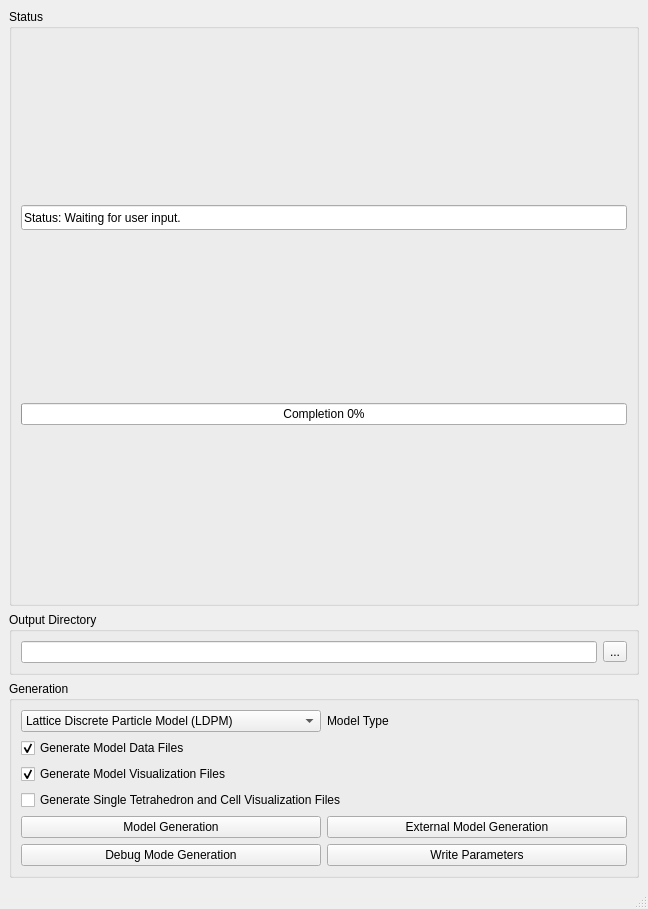
<?xml version="1.0" encoding="UTF-8"?>
<ui version="4.0">
 <class>MainWindow</class>
 <widget class="QMainWindow" name="MainWindow">
  <property name="geometry">
   <rect>
    <x>0</x>
    <y>0</y>
    <width>648</width>
    <height>909</height>
   </rect>
  </property>
  <property name="sizePolicy">
   <sizepolicy hsizetype="Expanding" vsizetype="Minimum">
    <horstretch>0</horstretch>
    <verstretch>0</verstretch>
   </sizepolicy>
  </property>
  <property name="minimumSize">
   <size>
    <width>0</width>
    <height>0</height>
   </size>
  </property>
  <property name="windowTitle">
   <string>MainWindow</string>
  </property>
  <widget class="QWidget" name="centralwidget">
   <property name="sizePolicy">
    <sizepolicy hsizetype="Expanding" vsizetype="MinimumExpanding">
     <horstretch>0</horstretch>
     <verstretch>0</verstretch>
    </sizepolicy>
   </property>
   <property name="minimumSize">
    <size>
     <width>0</width>
     <height>0</height>
    </size>
   </property>
   <layout class="QGridLayout" name="gridLayout_5">
    <item row="1" column="0">
     <widget class="QGroupBox" name="groupBox_2">
      <property name="title">
       <string>Output Directory</string>
      </property>
      <layout class="QGridLayout" name="gridLayout_2">
       <item row="0" column="0">
        <layout class="QHBoxLayout" name="horizontalLayout_2">
         <item>
          <widget class="QLineEdit" name="outputDir">
           <property name="enabled">
            <bool>true</bool>
           </property>
           <property name="readOnly">
            <bool>false</bool>
           </property>
          </widget>
         </item>
         <item>
          <widget class="QToolButton" name="readDirButton">
           <property name="enabled">
            <bool>true</bool>
           </property>
           <property name="text">
            <string notr="true">...</string>
           </property>
          </widget>
         </item>
        </layout>
       </item>
      </layout>
     </widget>
    </item>
    <item row="0" column="0">
     <widget class="QGroupBox" name="groupBox">
      <property name="title">
       <string>Status</string>
      </property>
      <layout class="QGridLayout" name="gridLayout">
       <item row="0" column="0">
        <widget class="QLineEdit" name="statusWindow">
         <property name="enabled">
          <bool>true</bool>
         </property>
         <property name="sizePolicy">
          <sizepolicy hsizetype="Expanding" vsizetype="MinimumExpanding">
           <horstretch>0</horstretch>
           <verstretch>0</verstretch>
          </sizepolicy>
         </property>
         <property name="minimumSize">
          <size>
           <width>0</width>
           <height>25</height>
          </size>
         </property>
         <property name="maximumSize">
          <size>
           <width>16777215</width>
           <height>25</height>
          </size>
         </property>
         <property name="cursor">
          <cursorShape>BlankCursor</cursorShape>
         </property>
         <property name="text">
          <string>Status: Waiting for user input.</string>
         </property>
         <property name="frame">
          <bool>true</bool>
         </property>
         <property name="readOnly">
          <bool>true</bool>
         </property>
        </widget>
       </item>
       <item row="1" column="0">
        <widget class="QProgressBar" name="progressBar">
         <property name="sizePolicy">
          <sizepolicy hsizetype="Expanding" vsizetype="Fixed">
           <horstretch>0</horstretch>
           <verstretch>0</verstretch>
          </sizepolicy>
         </property>
         <property name="minimumSize">
          <size>
           <width>0</width>
           <height>20</height>
          </size>
         </property>
         <property name="value">
          <number>0</number>
         </property>
         <property name="textVisible">
          <bool>true</bool>
         </property>
         <property name="format">
          <string>Completion %p%</string>
         </property>
        </widget>
       </item>
      </layout>
     </widget>
    </item>
    <item row="2" column="0">
     <widget class="QGroupBox" name="groupBox_3">
      <property name="title">
       <string>Generation</string>
      </property>
      <layout class="QGridLayout" name="gridLayout_4">
       <item row="0" column="0">
        <layout class="QVBoxLayout" name="verticalLayout">
         <item>
          <layout class="QHBoxLayout" name="horizontalLayout">
           <item>
            <widget class="QComboBox" name="modelType">
             <item>
              <property name="text">
               <string>Lattice Discrete Particle Model (LDPM)</string>
              </property>
             </item>
             <item>
              <property name="text">
               <string>Confinement Shear Lattice (CSL) - LDPM Style </string>
              </property>
             </item>
            </widget>
           </item>
           <item>
            <widget class="QLabel" name="label">
             <property name="text">
              <string>Model Type</string>
             </property>
            </widget>
           </item>
          </layout>
         </item>
         <item>
          <widget class="QCheckBox" name="dataFilesGen">
           <property name="enabled">
            <bool>true</bool>
           </property>
           <property name="text">
            <string>Generate Model Data Files</string>
           </property>
           <property name="checked">
            <bool>true</bool>
           </property>
           <property name="tristate">
            <bool>false</bool>
           </property>
          </widget>
         </item>
         <item>
          <widget class="QCheckBox" name="visFilesGen">
           <property name="enabled">
            <bool>true</bool>
           </property>
           <property name="text">
            <string>Generate Model Visualization Files</string>
           </property>
           <property name="checked">
            <bool>true</bool>
           </property>
           <property name="tristate">
            <bool>false</bool>
           </property>
          </widget>
         </item>
         <item>
          <widget class="QCheckBox" name="singleTetGen">
           <property name="enabled">
            <bool>true</bool>
           </property>
           <property name="text">
            <string>Generate Single Tetrahedron and Cell Visualization Files</string>
           </property>
           <property name="checked">
            <bool>false</bool>
           </property>
           <property name="tristate">
            <bool>false</bool>
           </property>
          </widget>
         </item>
         <item>
          <layout class="QGridLayout" name="gridLayout_3">
           <item row="0" column="0">
            <widget class="QPushButton" name="generateFast">
             <property name="sizePolicy">
              <sizepolicy hsizetype="Preferred" vsizetype="Fixed">
               <horstretch>0</horstretch>
               <verstretch>0</verstretch>
              </sizepolicy>
             </property>
             <property name="minimumSize">
              <size>
               <width>100</width>
               <height>20</height>
              </size>
             </property>
             <property name="text">
              <string>Model Generation</string>
             </property>
             <property name="autoDefault">
              <bool>false</bool>
             </property>
            </widget>
           </item>
           <item row="0" column="1">
            <widget class="QPushButton" name="externalGenerate">
             <property name="enabled">
              <bool>true</bool>
             </property>
             <property name="sizePolicy">
              <sizepolicy hsizetype="Preferred" vsizetype="Fixed">
               <horstretch>0</horstretch>
               <verstretch>0</verstretch>
              </sizepolicy>
             </property>
             <property name="minimumSize">
              <size>
               <width>100</width>
               <height>20</height>
              </size>
             </property>
             <property name="text">
              <string>External Model Generation</string>
             </property>
             <property name="autoDefault">
              <bool>false</bool>
             </property>
            </widget>
           </item>
           <item row="1" column="0">
            <widget class="QPushButton" name="generate">
             <property name="sizePolicy">
              <sizepolicy hsizetype="Preferred" vsizetype="Fixed">
               <horstretch>0</horstretch>
               <verstretch>0</verstretch>
              </sizepolicy>
             </property>
             <property name="minimumSize">
              <size>
               <width>100</width>
               <height>20</height>
              </size>
             </property>
             <property name="text">
              <string>Debug Mode Generation</string>
             </property>
             <property name="autoDefault">
              <bool>false</bool>
             </property>
            </widget>
           </item>
           <item row="1" column="1">
            <widget class="QPushButton" name="writePara">
             <property name="enabled">
              <bool>true</bool>
             </property>
             <property name="sizePolicy">
              <sizepolicy hsizetype="Preferred" vsizetype="Fixed">
               <horstretch>0</horstretch>
               <verstretch>0</verstretch>
              </sizepolicy>
             </property>
             <property name="minimumSize">
              <size>
               <width>100</width>
               <height>20</height>
              </size>
             </property>
             <property name="text">
              <string>Write Parameters</string>
             </property>
             <property name="autoDefault">
              <bool>false</bool>
             </property>
            </widget>
           </item>
          </layout>
         </item>
        </layout>
       </item>
      </layout>
     </widget>
    </item>
   </layout>
  </widget>
  <widget class="QMenuBar" name="menubar">
   <property name="geometry">
    <rect>
     <x>0</x>
     <y>0</y>
     <width>648</width>
     <height>21</height>
    </rect>
   </property>
  </widget>
  <widget class="QStatusBar" name="statusbar"/>
 </widget>
 <resources/>
 <connections/>
</ui>
